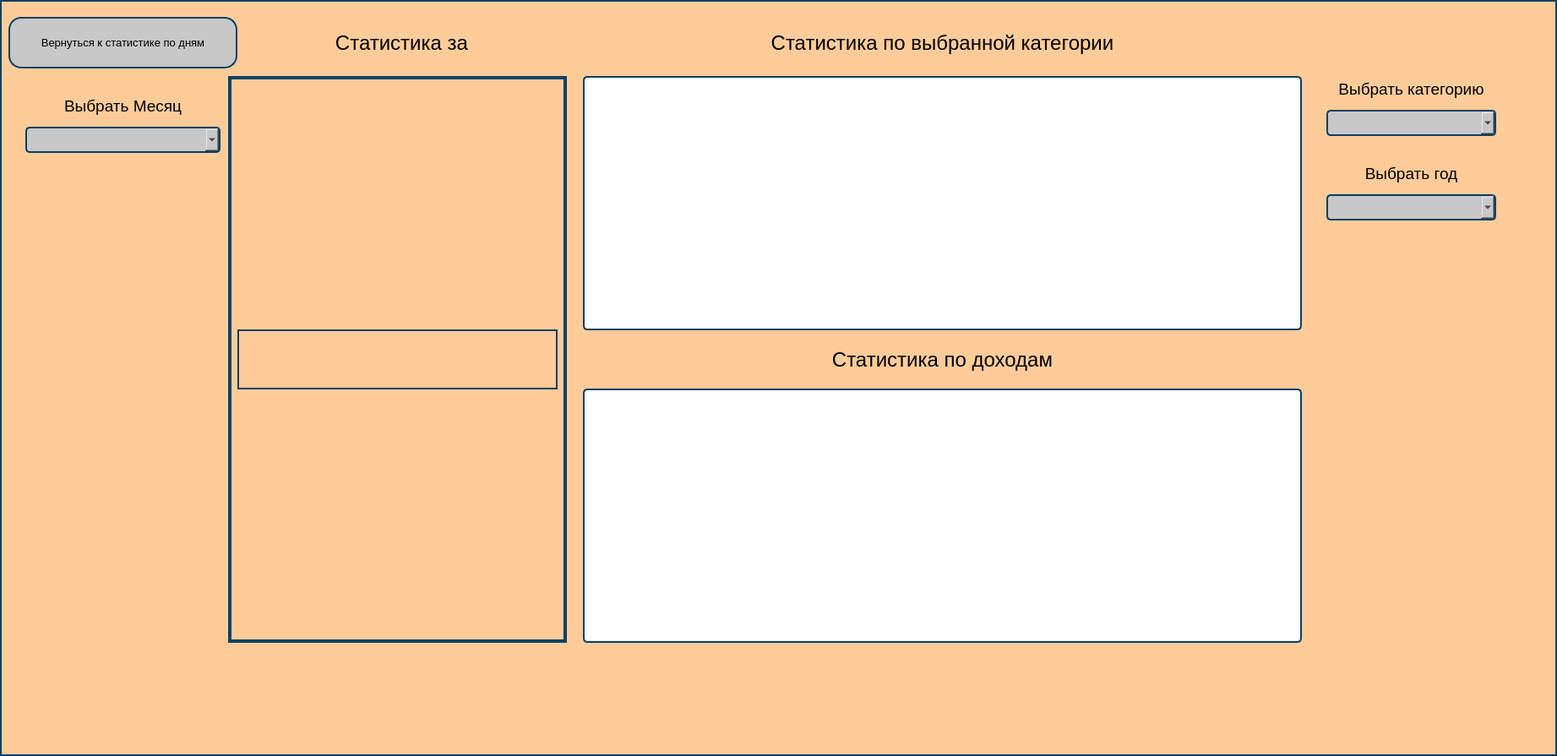
<?xml version="1.0" encoding="UTF-8"?>
<ui version="4.0">
 <class>Form</class>
 <widget class="QWidget" name="Form">
  <property name="geometry">
   <rect>
    <x>0</x>
    <y>0</y>
    <width>1843</width>
    <height>895</height>
   </rect>
  </property>
  <property name="windowTitle">
   <string>Form</string>
  </property>
  <property name="styleSheet">
   <string notr="true">color: rgb(255, 255, 255);
background-color: rgb(255, 204, 153);
border: 2px solid #094065</string>
  </property>
  <widget class="QPushButton" name="go_back_button">
   <property name="geometry">
    <rect>
     <x>10</x>
     <y>20</y>
     <width>271</width>
     <height>61</height>
    </rect>
   </property>
   <property name="font">
    <font>
     <pointsize>10</pointsize>
    </font>
   </property>
   <property name="styleSheet">
    <string notr="true">color: rgb(0, 0, 0);
background-color: rgb(200, 200, 200);
border-radius: 15px;
border: 2px solid #094065</string>
   </property>
   <property name="text">
    <string>Вернуться к статистике по дням</string>
   </property>
  </widget>
  <widget class="QScrollArea" name="scrollArea">
   <property name="geometry">
    <rect>
     <x>270</x>
     <y>90</y>
     <width>401</width>
     <height>671</height>
    </rect>
   </property>
   <property name="minimumSize">
    <size>
     <width>401</width>
     <height>581</height>
    </size>
   </property>
   <property name="widgetResizable">
    <bool>true</bool>
   </property>
   <widget class="QWidget" name="scrollAreaWidgetContents">
    <property name="geometry">
     <rect>
      <x>0</x>
      <y>0</y>
      <width>397</width>
      <height>667</height>
     </rect>
    </property>
    <layout class="QVBoxLayout" name="verticalLayout">
     <item>
      <widget class="QLabel" name="test_label">
       <property name="minimumSize">
        <size>
         <width>0</width>
         <height>71</height>
        </size>
       </property>
       <property name="maximumSize">
        <size>
         <width>16777215</width>
         <height>71</height>
        </size>
       </property>
       <property name="font">
        <font>
         <pointsize>12</pointsize>
        </font>
       </property>
       <property name="text">
        <string/>
       </property>
      </widget>
     </item>
    </layout>
   </widget>
  </widget>
  <widget class="QComboBox" name="comboBox_choose_month">
   <property name="geometry">
    <rect>
     <x>30</x>
     <y>150</y>
     <width>231</width>
     <height>31</height>
    </rect>
   </property>
   <property name="styleSheet">
    <string notr="true">color: rgb(0, 0, 0);
background-color: rgb(200, 200, 200);
border-radius: 5px;
border: 2px solid #094065</string>
   </property>
  </widget>
  <widget class="QLabel" name="label_stat_per_month">
   <property name="geometry">
    <rect>
     <x>300</x>
     <y>20</y>
     <width>351</width>
     <height>61</height>
    </rect>
   </property>
   <property name="font">
    <font>
     <pointsize>18</pointsize>
    </font>
   </property>
   <property name="styleSheet">
    <string notr="true">border-color: rgb(255, 204, 153);
color: rgb(0, 0, 0);</string>
   </property>
   <property name="text">
    <string>Статистика за</string>
   </property>
   <property name="alignment">
    <set>Qt::AlignCenter</set>
   </property>
  </widget>
  <widget class="QLabel" name="test_label_2">
   <property name="geometry">
    <rect>
     <x>920</x>
     <y>10</y>
     <width>211</width>
     <height>71</height>
    </rect>
   </property>
   <property name="minimumSize">
    <size>
     <width>0</width>
     <height>71</height>
    </size>
   </property>
   <property name="maximumSize">
    <size>
     <width>16777215</width>
     <height>71</height>
    </size>
   </property>
   <property name="font">
    <font>
     <pointsize>12</pointsize>
    </font>
   </property>
   <property name="styleSheet">
    <string notr="true">border-color: rgb(255, 204, 153);
color: rgb(0, 0, 0);</string>
   </property>
   <property name="text">
    <string/>
   </property>
  </widget>
  <widget class="PlotWidget" name="graph_categories">
   <property name="geometry">
    <rect>
     <x>690</x>
     <y>90</y>
     <width>851</width>
     <height>301</height>
    </rect>
   </property>
   <property name="styleSheet">
    <string notr="true">color: rgb(255, 255, 255);
background-color: rgb(255, 255, 255);
border-radius: 5px;
border: 2px solid #094065</string>
   </property>
  </widget>
  <widget class="QLabel" name="label_stat_for_categories">
   <property name="geometry">
    <rect>
     <x>690</x>
     <y>30</y>
     <width>851</width>
     <height>41</height>
    </rect>
   </property>
   <property name="font">
    <font>
     <pointsize>18</pointsize>
    </font>
   </property>
   <property name="styleSheet">
    <string notr="true">border-color: rgb(255, 204, 153);
color: rgb(0, 0, 0);</string>
   </property>
   <property name="text">
    <string>Статистика по выбранной категории</string>
   </property>
   <property name="alignment">
    <set>Qt::AlignCenter</set>
   </property>
  </widget>
  <widget class="QComboBox" name="comboBox_choose_category">
   <property name="geometry">
    <rect>
     <x>1570</x>
     <y>130</y>
     <width>201</width>
     <height>31</height>
    </rect>
   </property>
   <property name="styleSheet">
    <string notr="true">color: rgb(0, 0, 0);
background-color: rgb(200, 200, 200);
border-radius: 5px;
border: 2px solid #094065</string>
   </property>
  </widget>
  <widget class="PlotWidget" name="graph_incomes">
   <property name="geometry">
    <rect>
     <x>690</x>
     <y>460</y>
     <width>851</width>
     <height>301</height>
    </rect>
   </property>
   <property name="styleSheet">
    <string notr="true">color: rgb(255, 255, 255);
background-color: rgb(255, 255, 255);
border-radius: 5px;
border: 2px solid #094065</string>
   </property>
  </widget>
  <widget class="QLabel" name="label_stat_f_months_2">
   <property name="geometry">
    <rect>
     <x>690</x>
     <y>400</y>
     <width>851</width>
     <height>51</height>
    </rect>
   </property>
   <property name="font">
    <font>
     <pointsize>18</pointsize>
    </font>
   </property>
   <property name="styleSheet">
    <string notr="true">border-color: rgb(255, 204, 153);
color: rgb(0, 0, 0);</string>
   </property>
   <property name="text">
    <string>Статистика по доходам</string>
   </property>
   <property name="alignment">
    <set>Qt::AlignCenter</set>
   </property>
  </widget>
  <widget class="QLabel" name="label">
   <property name="geometry">
    <rect>
     <x>1570</x>
     <y>90</y>
     <width>201</width>
     <height>31</height>
    </rect>
   </property>
   <property name="font">
    <font>
     <pointsize>14</pointsize>
    </font>
   </property>
   <property name="styleSheet">
    <string notr="true">border-color: rgb(255, 204, 153);
color: rgb(0, 0, 0);</string>
   </property>
   <property name="text">
    <string>Выбрать категорию</string>
   </property>
   <property name="alignment">
    <set>Qt::AlignCenter</set>
   </property>
  </widget>
  <widget class="QLabel" name="label_2">
   <property name="geometry">
    <rect>
     <x>30</x>
     <y>110</y>
     <width>231</width>
     <height>31</height>
    </rect>
   </property>
   <property name="font">
    <font>
     <pointsize>14</pointsize>
    </font>
   </property>
   <property name="styleSheet">
    <string notr="true">border-color: rgb(255, 204, 153);
color: rgb(0, 0, 0);</string>
   </property>
   <property name="text">
    <string>Выбрать Месяц</string>
   </property>
   <property name="alignment">
    <set>Qt::AlignCenter</set>
   </property>
  </widget>
  <widget class="QComboBox" name="comboBox_choose_year">
   <property name="geometry">
    <rect>
     <x>1570</x>
     <y>230</y>
     <width>201</width>
     <height>31</height>
    </rect>
   </property>
   <property name="styleSheet">
    <string notr="true">color: rgb(0, 0, 0);
background-color: rgb(200, 200, 200);
border-radius: 5px;
border: 2px solid #094065</string>
   </property>
  </widget>
  <widget class="QLabel" name="label_3">
   <property name="geometry">
    <rect>
     <x>1570</x>
     <y>190</y>
     <width>201</width>
     <height>31</height>
    </rect>
   </property>
   <property name="font">
    <font>
     <pointsize>14</pointsize>
    </font>
   </property>
   <property name="styleSheet">
    <string notr="true">border-color: rgb(255, 204, 153);
color: rgb(0, 0, 0);</string>
   </property>
   <property name="text">
    <string>Выбрать год</string>
   </property>
   <property name="alignment">
    <set>Qt::AlignCenter</set>
   </property>
  </widget>
 </widget>
 <customwidgets>
  <customwidget>
   <class>PlotWidget</class>
   <extends>QGraphicsView</extends>
   <header>pyqtgraph</header>
  </customwidget>
 </customwidgets>
 <resources/>
 <connections/>
</ui>
